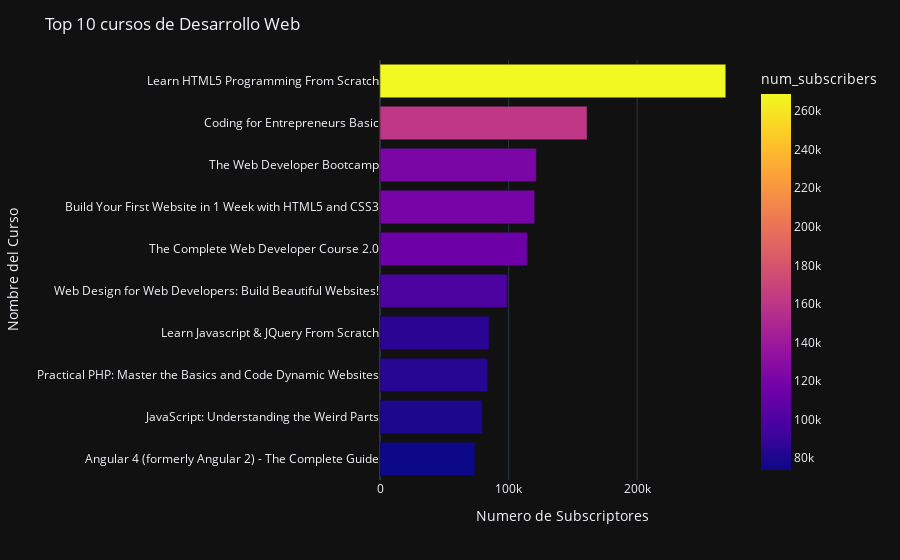

The notebook cell saved with this chart:
### Markdown cell above
# 5) Top 10 cursos de Desarrollo Web

### Code cell
Web = data[data['subject']=='Web Development']
top_web = Web.sort_values("num_subscribers", 
                                ascending=False)[0:10].sort_values("num_subscribers", ascending=True).reset_index(drop=True).reset_index()

fig = px.bar(top_web,
       y = 'course_title',
       x= 'num_subscribers',
       orientation = 'h',
       color='num_subscribers',
      hover_data=['num_reviews','num_lectures','year','url'])


fig.update_layout(showlegend=True)
fig.update_xaxes(title='Numero de Subscriptores')
fig.update_yaxes(title='Nombre del Curso')
fig.update_layout(title = 'Top 10 cursos de Desarrollo Web')
fig.show()

### Figure 1 — Plotly figure (JSON) as saved in the notebook; plotly's stock layout.template omitted (floating-point values rounded to 4 significant figures)
{"data": [{"alignmentgroup": "True", "customdata": [[19649, 329, 2016, "https://www.udemy.com/the-complete-guide-to-angular-2/"], [16976, 85, 2015, "https://www.udemy.com/understand-javascript/"], [4598, 45, 2014, "https://www.udemy.com/code-dynamic-websites/"], [2685, 10, 2013, "https://www.udemy.com/learn-javascript-jquery-from-scratch/"], [6512, 20, 2015, "https://www.udemy.com/web-design-secrets/"], [22412, 304, 2016, "https://www.udemy.com/the-complete-web-developer-course-2/"], [5924, 30, 2014, "https://www.udemy.com/build-your-first-website-in-1-week/"], [27445, 342, 2015, "https://www.udemy.com/the-web-developer-bootcamp/"], [279, 27, 2013, "https://www.udemy.com/coding-for-entrepreneurs-basic/"], [8629, 45, 2013, "https://www.udemy.com/learn-html5-programming-from-scratch/"]], "hovertemplate": "num_subscribers=%{marker.color}<br>course_title=%{y}<br>num_reviews=%{customdata[0]}<br>num_lectures=%{customdata[1]}<br>year=%{customdata[2]}<br>url=%{customdata[3]}<extra></extra>", "legendgroup": "", "marker": {"color": [73783, 79612, 83737, 84897, 98867, 114512, 120291, 121584, 161029, 268923], "coloraxis": "coloraxis"}, "name": "", "offsetgroup": "", "orientation": "h", "showlegend": false, "textposition": "auto", "type": "bar", "x": [73783, 79612, 83737, 84897, 98867, 114512, 120291, 121584, 161029, 268923], "xaxis": "x", "y": ["Angular 4 (formerly Angular 2) - The Complete Guide", "JavaScript: Understanding the Weird Parts", "Practical PHP: Master the Basics and Code Dynamic Websites", "Learn Javascript & JQuery From Scratch", "Web Design for Web Developers: Build Beautiful Websites!", "The Complete Web Developer Course 2.0", "Build Your First Website in 1 Week with HTML5 and CSS3", "The Web Developer Bootcamp", "Coding for Entrepreneurs Basic", "Learn HTML5 Programming From Scratch"], "yaxis": "y"}], "layout": {"barmode": "relative", "coloraxis": {"colorbar": {"title": {"text": "num_subscribers"}}, "colorscale": [[0, "#0d0887"], [0.1111, "#46039f"], [0.2222, "#7201a8"], [0.3333, "#9c179e"], [0.4444, "#bd3786"], [0.5556, "#d8576b"], [0.6667, "#ed7953"], [0.7778, "#fb9f3a"], [0.8889, "#fdca26"], [1, "#f0f921"]]}, "legend": {"tracegroupgap": 0}, "margin": {"t": 60}, "showlegend": true, "title": {"text": "Top 10 cursos de Desarrollo Web"}, "xaxis": {"anchor": "y", "domain": [0, 1], "title": {"text": "Numero de Subscriptores"}}, "yaxis": {"anchor": "x", "domain": [0, 1], "title": {"text": "Nombre del Curso"}}}}
